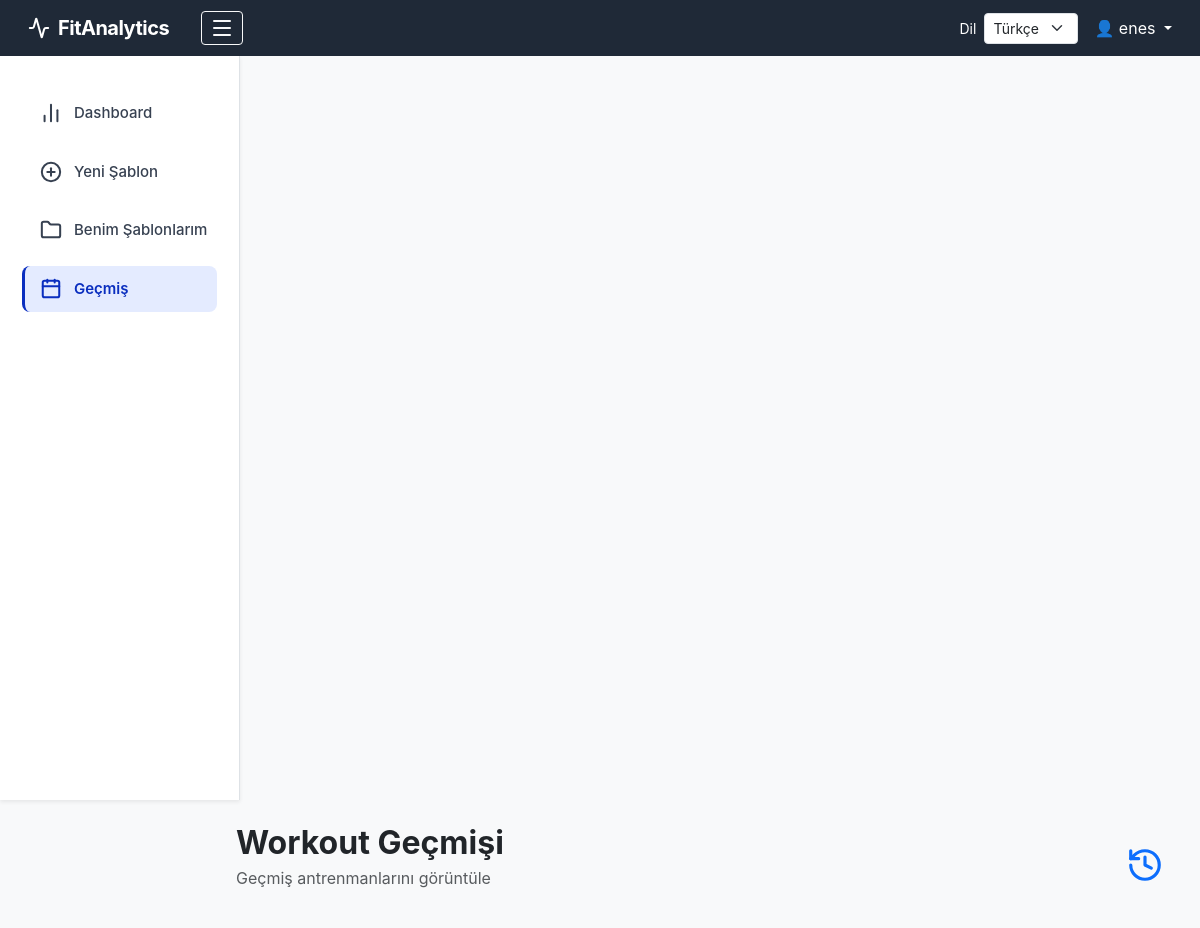
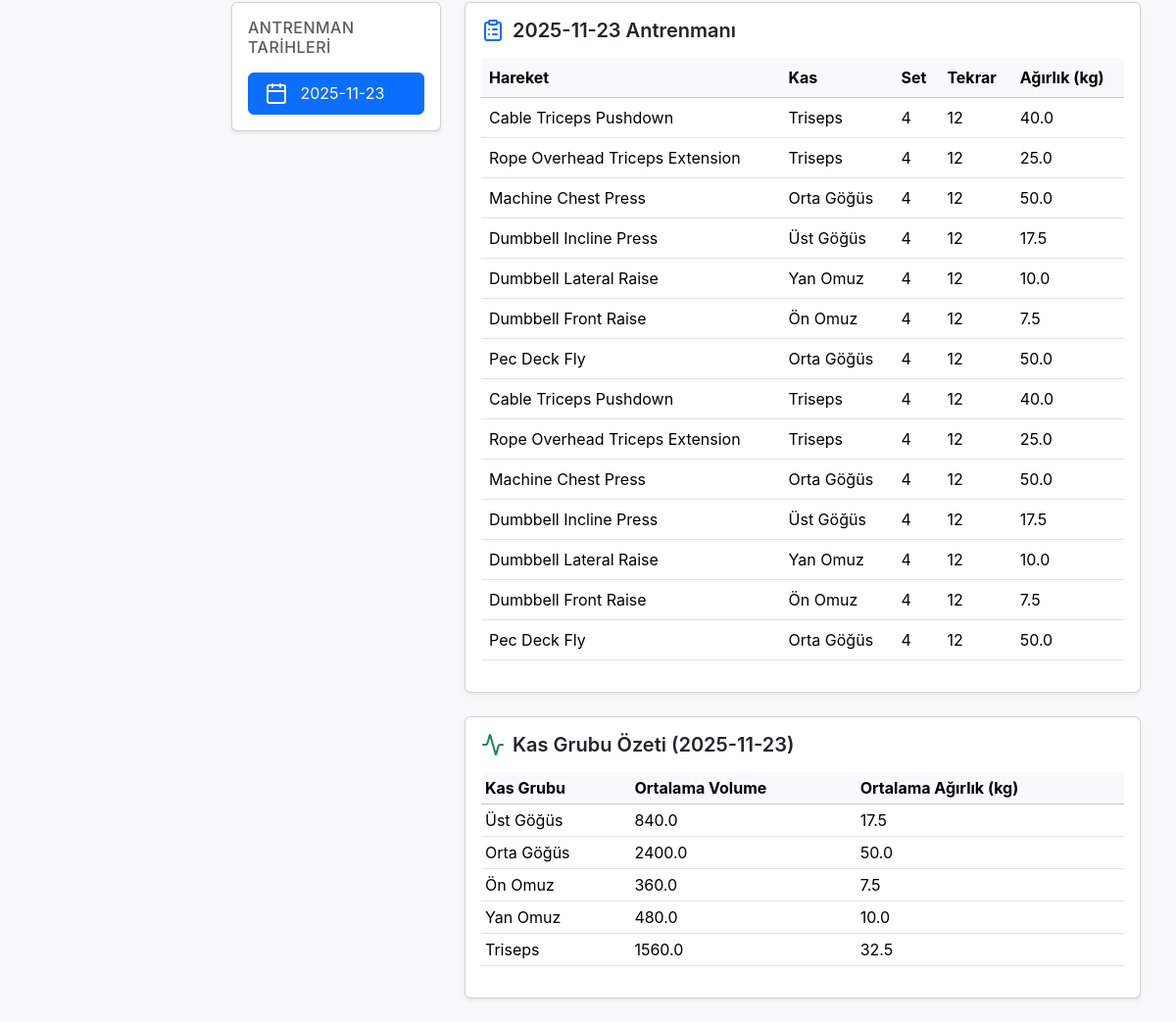
Screenshot of /history (signed in) with the database file from the repository (2 pictures, top to bottom).
### tables this page shows
CREATE TABLE exercises (
    exercise_id      INTEGER PRIMARY KEY AUTOINCREMENT,
    workout_id       INTEGER NOT NULL,
    exercise_name    TEXT NOT NULL,           -- ham text
    muscle_id        INTEGER NOT NULL,        -- canonical muscle
    exercise_lib_id  INTEGER,                 -- link to library (optional)
    sets             INTEGER,
    reps             INTEGER,
    weight_kg        REAL,
    volume           REAL,                    -- sets * reps * weight
    FOREIGN KEY (workout_id) REFERENCES workouts(workout_id),
    FOREIGN KEY (muscle_id) REFERENCES muscles(muscle_id),
    FOREIGN KEY (exercise_lib_id) REFERENCES exercise_library(exercise_lib_id)
);

CREATE TABLE muscles (
    muscle_id       INTEGER PRIMARY KEY AUTOINCREMENT,
    code            TEXT UNIQUE NOT NULL,     -- CHEST_UPPER, BACK_LATS...
    primary_region  TEXT NOT NULL,            -- CHEST, BACK, ARMS, LEGS, CORE...
    sub_region      TEXT,                     -- UPPER, LOWER, LATS, OBLIQUES...
    name_en         TEXT NOT NULL,
    name_tr         TEXT NOT NULL
);

### app/routes.py (the view)
@main.route("/history")
def history():
    if "user_id" not in session:
        return redirect(url_for("main.login"))
    user_id = session["user_id"]
    conn = get_connection()
    cur = conn.cursor()
    cur.execute(
        """
        SELECT DISTINCT workout_date
        FROM workouts
        WHERE user_id = ?
        ORDER BY workout_date DESC
        """,
        (user_id,),
    )
    dates = [r["workout_date"] for r in cur.fetchall()]
    selected = request.args.get("date", dates[0] if dates else None)
    exercises = []
    summary = []
    if selected:
        cur.execute(
            """
            SELECT e.exercise_name, m.name_tr AS muscle, e.sets, e.reps, e.weight_kg
            FROM exercises e
            JOIN muscles m ON m.muscle_id = e.muscle_id
            JOIN workouts w ON w.workout_id = e.workout_id
            WHERE w.user_id = ? AND w.workout_date = ?
            """,
            (user_id, selected),
        )
        exercises = cur.fetchall()
        cur.execute(
            """
            SELECT m.name_tr AS muscle,
                   AVG(e.sets * e.reps * e.weight_kg) AS avg_volume,
                   AVG(e.weight_kg) AS avg_weight
            FROM exercises e
            JOIN muscles m ON e.muscle_id = m.muscle_id
            JOIN workouts w ON w.workout_id = e.workout_id
            WHERE w.user_id = ? AND w.workout_date = ?
            GROUP BY m.muscle_id
            """,
            (user_id, selected),
        )
        summary = cur.fetchall()
    conn.close()
    return render_template(
        "history.html",
        dates=dates,
        selected_date=selected,
        exercises=exercises,
        summary=summary,
    )

### app/database.py (called while the page is built)
def get_connection():
    conn = sqlite3.connect(DB_PATH)
    conn.row_factory = sqlite3.Row
    return conn

### app/templates/history.html
{% extends "layout.html" %}
{% block content %}
<div class="container-fluid">
    <div class="d-flex justify-content-between align-items-center mb-4">
        <div>
            <h2 class="fw-bold mb-1">Workout Geçmişi</h2>
            <p class="text-muted">Geçmiş antrenmanlarını görüntüle</p>
        </div>
        <i data-lucide="history" class="text-primary" style="width:38px;height:38px;"></i>
    </div>
    <div class="row">
        <div class="col-md-3 mb-4">
            <div class="card shadow-sm">
                <div class="card-body">
                    <h6 class="text-uppercase text-muted mb-3" style="letter-spacing:.5px;">
                        Antrenman Tarihleri
                    </h6>
                    <div class="list-group">
                        {% for d in dates %}
                        <a href="{{ url_for('main.history', date=d) }}"
                           class="list-group-item list-group-item-action
                           {% if selected_date == d %} active {% endif %}">
                            <i data-lucide="calendar" class="me-2"></i>
                            {{ d }}
                        </a>
                        {% endfor %}
                    </div>
                </div>
            </div>
        </div>
        <div class="col-md-9">
            <div class="card shadow-sm">
                <div class="card-body">
                    <h5 class="fw-semibold mb-3 d-flex align-items-center">
                        <i data-lucide="clipboard-list" class="me-2 text-primary"></i>
                        {{ selected_date }} Antrenmanı
                    </h5>
                    {% if exercises %}
                    <div class="table-responsive">
                        <table class="table table-hover align-middle">
                            <thead class="table-light">
                                <tr>
                                    <th>Hareket</th>
                                    <th>Kas</th>
                                    <th>Set</th>
                                    <th>Tekrar</th>
                                    <th>Ağırlık (kg)</th>
                                </tr>
                            </thead>
                            <tbody>
                                {% for ex in exercises %}
                                <tr>
                                    <td>{{ ex.exercise_name }}</td>
                                    <td>{{ ex.muscle }}</td>
                                    <td>{{ ex.sets }}</td>
                                    <td>{{ ex.reps }}</td>
                                    <td>{{ ex.weight_kg }}</td>
                                </tr>
                                {% endfor %}
                            </tbody>
                        </table>
                    </div>
                    {% else %}
                    <p class="text-muted">Bu tarihe ait kayıtlı hareket bulunmuyor.</p>
                    {% endif %}
                </div>
            </div>
            {% if summary %}
            <div class="card shadow-sm mt-4">
                <div class="card-body">
                    <h5 class="fw-semibold mb-3 d-flex align-items-center">
                        <i data-lucide="activity" class="me-2 text-success"></i>
                        Kas Grubu Özeti ({{ selected_date }})
                    </h5>
                    <div class="table-responsive">
                        <table class="table table-sm align-middle">
                            <thead class="table-light">
                                <tr>
                                    <th>Kas Grubu</th>
                                    <th>Ortalama Volume</th>
                                    <th>Ortalama Ağırlık (kg)</th>
                                </tr>
                            </thead>
                            <tbody>
                                {% for row in summary %}
                                <tr>
                                    <td>{{ row.muscle }}</td>
                                    <td>{{ row.avg_volume | round(2) }}</td>
                                    <td>{{ row.avg_weight | round(2) }}</td>
                                </tr>
                                {% endfor %}
                            </tbody>
                        </table>
                    </div>
                </div>
            </div>
            {% endif %}
        </div>
    </div>
</div>
{% endblock %}

### app/static/style.css (style rules this page uses)
body { background-color: #f4f6fb !important; font-family: 'Inter', sans-serif; }

### rows the page displays
exercises: exercise_name "Cable Triceps Pushdown", muscle "Triseps", sets "4", reps "12", weight_kg "40.0"
exercises: exercise_name "Rope Overhead Triceps Extension", muscle "Triseps", sets "4", reps "12", weight_kg "25.0"
exercises: exercise_name "Machine Chest Press", muscle "Orta Göğüs", sets "4", reps "12", weight_kg "50.0"
exercises: exercise_name "Dumbbell Incline Press", muscle "Üst Göğüs", sets "4", reps "12", weight_kg "17.5"
exercises: exercise_name "Dumbbell Lateral Raise", muscle "Yan Omuz", sets "4", reps "12", weight_kg "10.0"
exercises: exercise_name "Dumbbell Front Raise", muscle "Ön Omuz", sets "4", reps "12", weight_kg "7.5"
exercises: exercise_name "Pec Deck Fly", muscle "Orta Göğüs", sets "4", reps "12", weight_kg "50.0"
exercises: exercise_name "Cable Triceps Pushdown", muscle "Triseps", sets "4", reps "12", weight_kg "40.0"
exercises: exercise_name "Rope Overhead Triceps Extension", muscle "Triseps", sets "4", reps "12", weight_kg "25.0"
exercises: exercise_name "Machine Chest Press", muscle "Orta Göğüs", sets "4", reps "12", weight_kg "50.0"
exercises: exercise_name "Dumbbell Incline Press", muscle "Üst Göğüs", sets "4", reps "12", weight_kg "17.5"
exercises: exercise_name "Dumbbell Lateral Raise", muscle "Yan Omuz", sets "4", reps "12", weight_kg "10.0"
exercises: exercise_name "Dumbbell Front Raise", muscle "Ön Omuz", sets "4", reps "12", weight_kg "7.5"
exercises: exercise_name "Pec Deck Fly", muscle "Orta Göğüs", sets "4", reps "12", weight_kg "50.0"
muscles: muscle "Üst Göğüs", avg_volume "840.0", avg_weight "17.5"
muscles: muscle "Orta Göğüs", avg_volume "2400.0", avg_weight "50.0"
muscles: muscle "Ön Omuz", avg_volume "360.0", avg_weight "7.5"
muscles: muscle "Yan Omuz", avg_volume "480.0", avg_weight "10.0"
muscles: muscle "Triseps", avg_volume "1560.0", avg_weight "32.5"

### other values shown
{{ t.language_label }} "Dil"
{{ session["user_name"] }} "enes"
{{ t.nav_dashboard }} "Dashboard"
{{ t.nav_history }} "Geçmiş"
{{ d }} "2025-11-23"
{{ selected_date }} "2025-11-23"
form field language "Türkçe"
